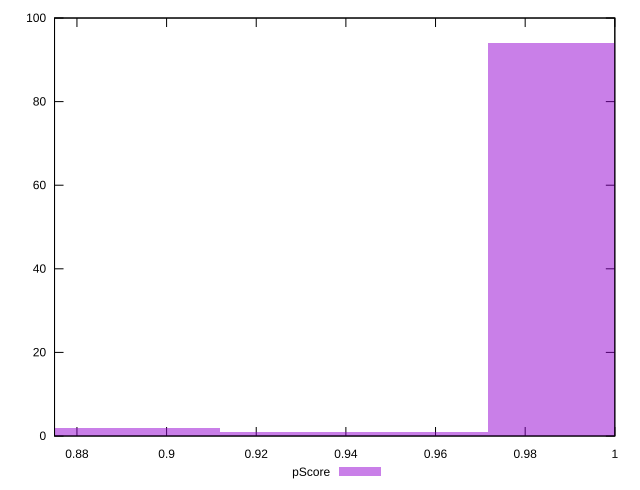

This figure's gnuplot source:
reset

$pScore <<EOF
0.9867144249691989 94
0.9269135507286413 1
0.8970131136083627 2
0.8671126764880839 2
0.9568139878489201 1
EOF

set key outside below
set boxwidth 0.029900437120278754
set xrange [0.875:1]
set yrange [0:100]
set trange [0:100]
set style fill transparent solid 0.5 noborder
set terminal svg size 640, 490 enhanced background rgb 'white'
set output "report_00019_2021-02-10T18-14-37.922Z//unminified-javascript/samples/pages/pScore/histogram.svg"

plot $pScore title "pScore" with boxes

reset
